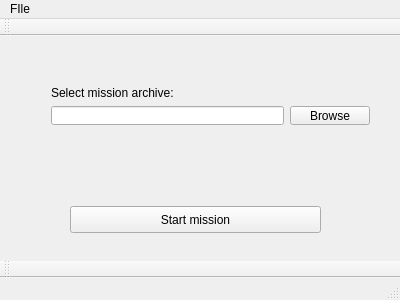
<?xml version="1.0" encoding="UTF-8"?>
<ui version="4.0">
 <class>parseGUI</class>
 <widget class="QMainWindow" name="parseGUI">
  <property name="geometry">
   <rect>
    <x>0</x>
    <y>0</y>
    <width>400</width>
    <height>300</height>
   </rect>
  </property>
  <property name="windowTitle">
   <string>parseGUI</string>
  </property>
  <widget class="QWidget" name="centralWidget">
   <widget class="QWidget" name="verticalLayoutWidget">
    <property name="geometry">
     <rect>
      <x>40</x>
      <y>39</y>
      <width>341</width>
      <height>61</height>
     </rect>
    </property>
    <layout class="QVBoxLayout" name="verticalLayout">
     <item>
      <layout class="QHBoxLayout" name="horizontalLayout_3">
       <item>
        <widget class="QLabel" name="label">
         <property name="text">
          <string>Select mission archive:</string>
         </property>
        </widget>
       </item>
      </layout>
     </item>
     <item>
      <layout class="QHBoxLayout" name="horizontalLayout">
       <item>
        <widget class="QLineEdit" name="fileName"/>
       </item>
       <item>
        <widget class="QPushButton" name="browseButton">
         <property name="text">
          <string>Browse</string>
         </property>
        </widget>
       </item>
      </layout>
     </item>
    </layout>
   </widget>
   <widget class="QPushButton" name="startButton">
    <property name="geometry">
     <rect>
      <x>70</x>
      <y>170</y>
      <width>251</width>
      <height>27</height>
     </rect>
    </property>
    <property name="text">
     <string>Start mission</string>
    </property>
   </widget>
  </widget>
  <widget class="QMenuBar" name="menuBar">
   <property name="geometry">
    <rect>
     <x>0</x>
     <y>0</y>
     <width>400</width>
     <height>25</height>
    </rect>
   </property>
   <widget class="QMenu" name="menuFIle">
    <property name="title">
     <string>FIle</string>
    </property>
    <addaction name="actionClose"/>
   </widget>
   <addaction name="menuFIle"/>
  </widget>
  <widget class="QToolBar" name="mainToolBar">
   <attribute name="toolBarArea">
    <enum>TopToolBarArea</enum>
   </attribute>
   <attribute name="toolBarBreak">
    <bool>true</bool>
   </attribute>
  </widget>
  <widget class="QStatusBar" name="statusBar"/>
  <widget class="QToolBar" name="toolBar">
   <property name="enabled">
    <bool>true</bool>
   </property>
   <property name="windowTitle">
    <string>toolBar</string>
   </property>
   <attribute name="toolBarArea">
    <enum>BottomToolBarArea</enum>
   </attribute>
   <attribute name="toolBarBreak">
    <bool>false</bool>
   </attribute>
  </widget>
  <action name="actionClose">
   <property name="text">
    <string>Close</string>
   </property>
  </action>
 </widget>
 <layoutdefault spacing="6" margin="11"/>
 <resources/>
 <connections>
  <connection>
   <sender>actionClose</sender>
   <signal>activated()</signal>
   <receiver>parseGUI</receiver>
   <slot>close()</slot>
   <hints>
    <hint type="sourcelabel">
     <x>-1</x>
     <y>-1</y>
    </hint>
    <hint type="destinationlabel">
     <x>199</x>
     <y>149</y>
    </hint>
   </hints>
  </connection>
 </connections>
</ui>
